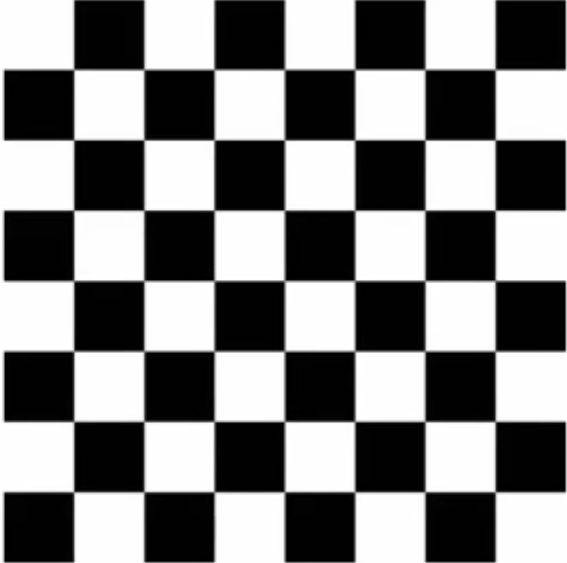
#> input picture ders18/satranc.JPG, 567 x 563 px, given in place of the camera
$ python ders17.py   (older library calls are emulated)
#> lines starting #> are read from the running program, lines starting #| are printed output that depends on the picture; after the words box and inside, x2 and y2 are one past the last pixel; in counts of white or black regions, pixels touching at a corner belong together
import cv2
import numpy as np

kamera = cv2.VideoCapture(0)


while True:
    ret,resim = kamera.read()
#> resim is the input picture: shape (563, 567, 3); min 0, max 255, mean 128.9


    canny = cv2.Canny(resim,100,200)
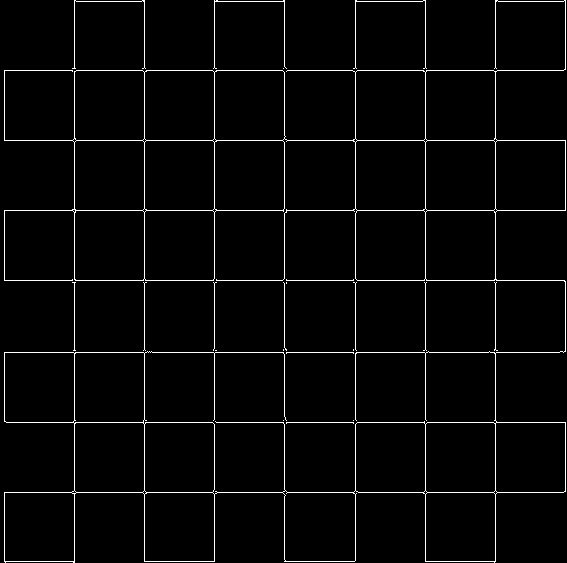
#> canny: shape (563, 567); 2.8% white in thin lines or dots
    laplacian = cv2.Laplacian(resim,cv2.CV_64F)
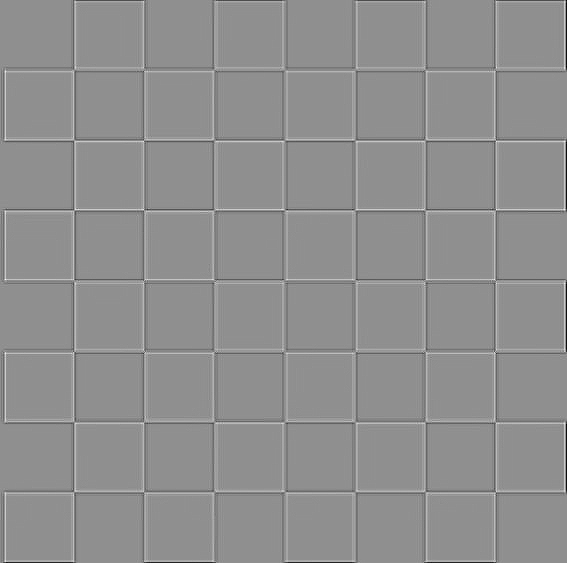
#> laplacian: shape (563, 567, 3) float64; min -214, max 165, mean -0.2; drawn with min black and max white
    sobel_dikey = cv2.Sobel(resim,cv2.CV_64F,1,0,ksize=5)
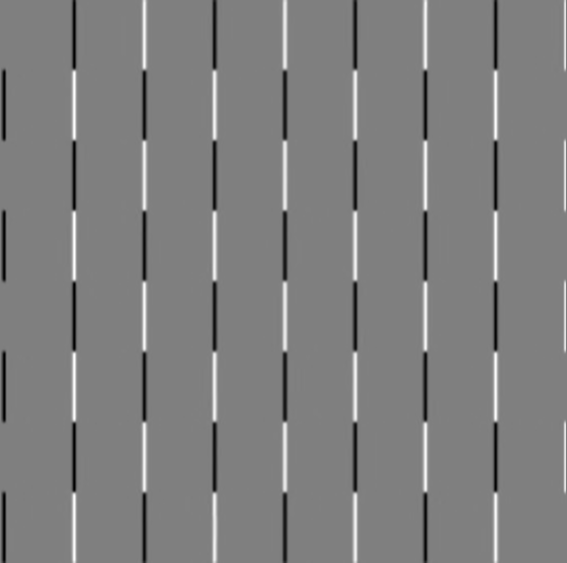
#> sobel_dikey: shape (563, 567, 3) float64; min -9527, max 9504, mean -14.9; drawn with min black and max white


    cv2.imshow("cannny",canny)
    cv2.imshow("sobel",sobel_dikey)
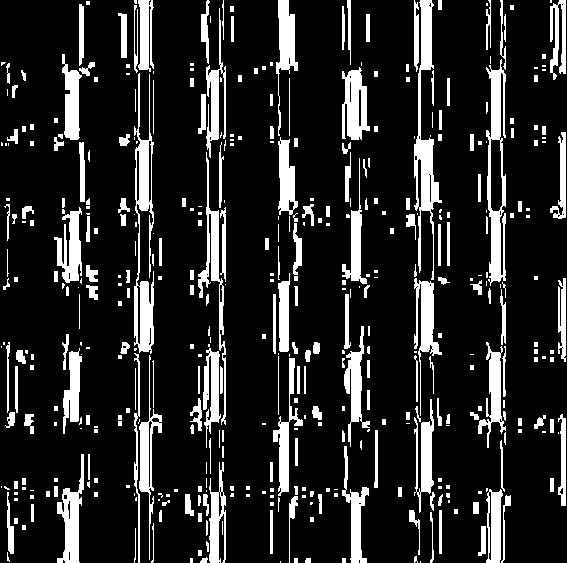
#> window 'sobel': shape (563, 567, 3); 15.6% white; 435 white regions (177 under 20 px), largest, box (x1, y1, x2, y2) and area: (134, 73, 154, 354) 2570, (414, 0, 442, 280) 2509, (486, 59, 506, 286) 2295

    if cv2.waitKey(1) & 0xFF == ord("q"):
#> (key q is pressed here)
        break


kamera.release()
cv2.destroyAllWindows()
